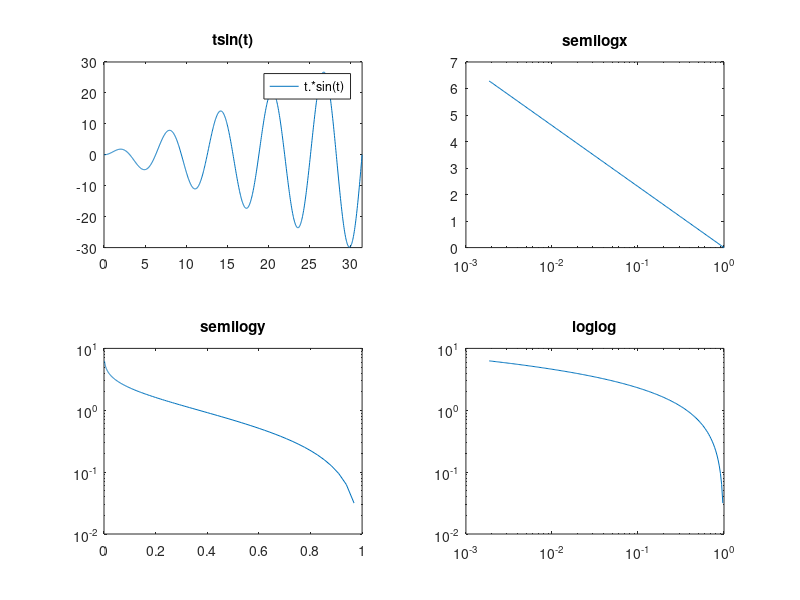

Here is the MATLAB script that generated this plot:
t=linspace(0,10*pi,100);
f1=t.*sin(t);
subplot(2,2,1)
fplot('t.*sin(t)',[0,10*pi]);
title('tsin(t)')
t1=linspace(0,2*pi,200);
x=exp(-t1);
subplot(2,2,2)
semilogx(x,t1)
title('semilogx')
subplot(2,2,3)
semilogy(x,t1)
title('semilogy')
subplot(2,2,4)
loglog(x,t1)
title('loglog')
